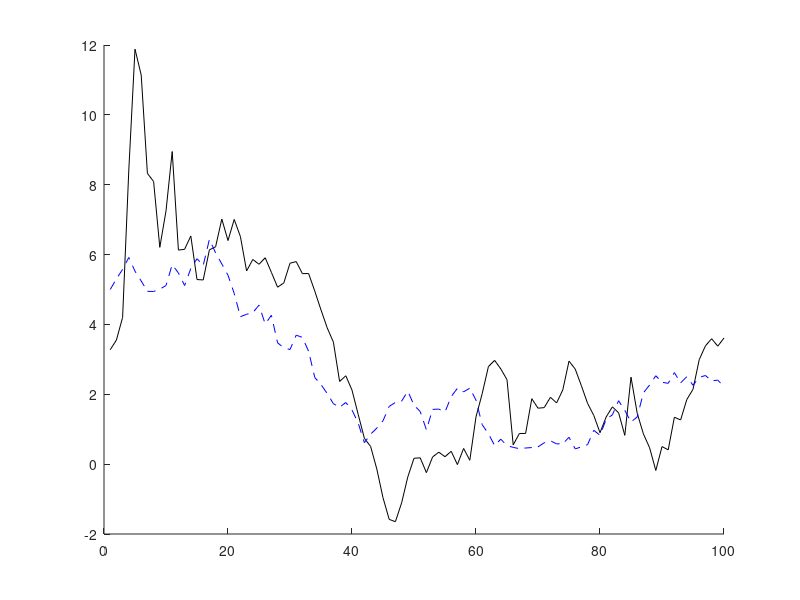
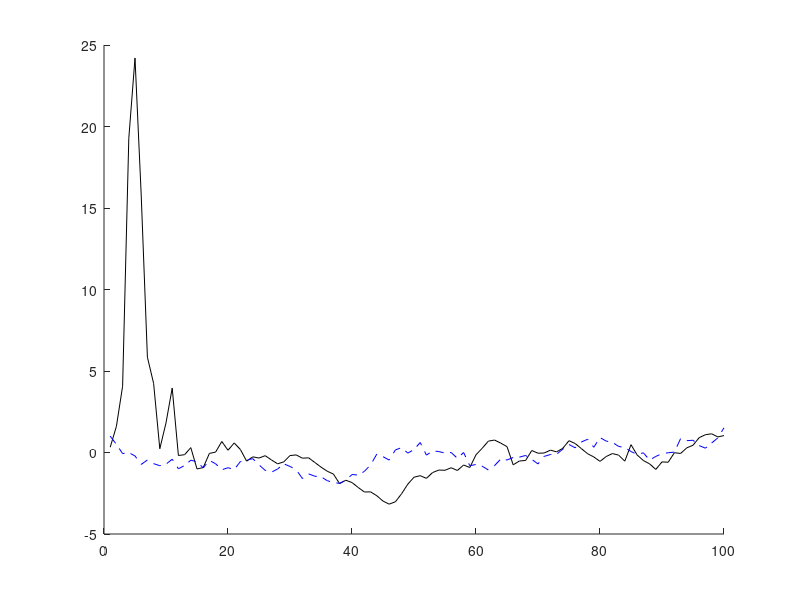
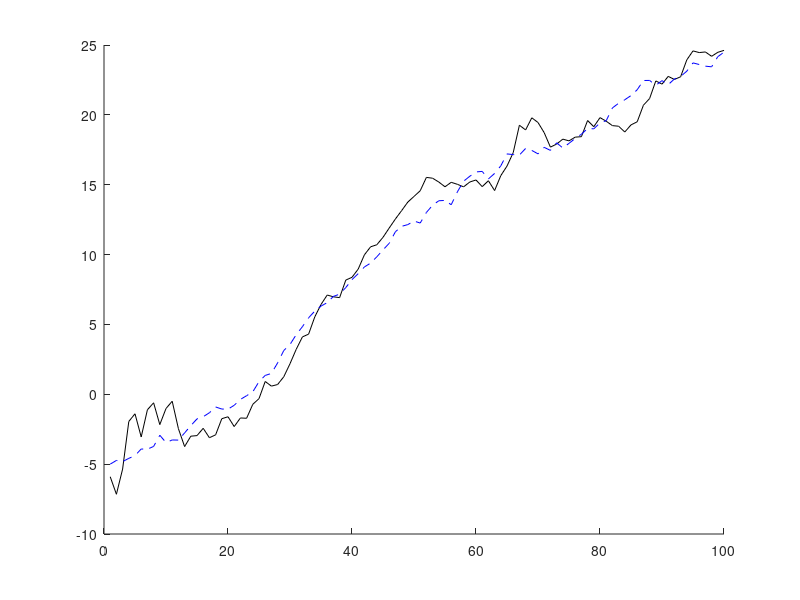
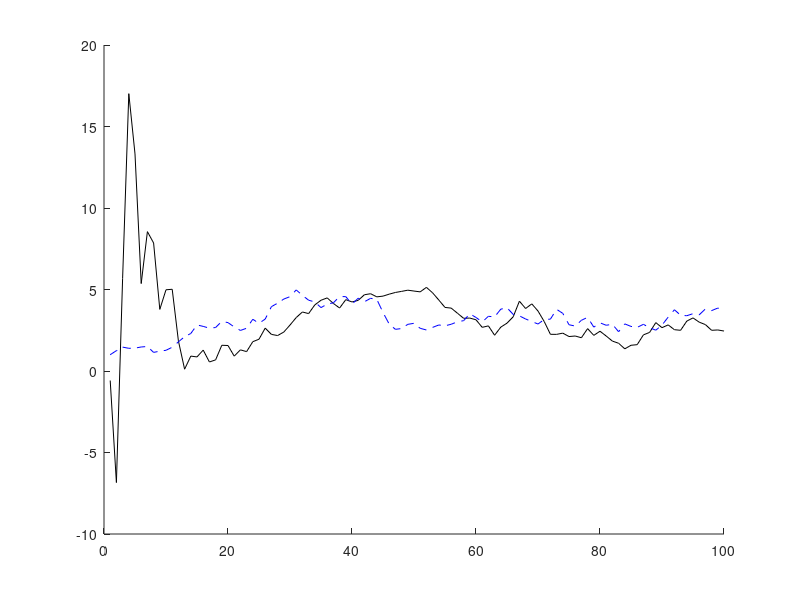

MATLAB code for these plots, in order:
clear;
close all;
clc;

load( "filtreKalman.mat" );
F = [1, T, 0, 0; 0, 1, 0, 0; 0, 0, 1, T; 0, 0, 0, 1];
H = [1, 0, 0, 0; 0, 0, 1, 0];
W = T * diag( [sigma_p^2, sigma_v^2, sigma_p^2, sigma_v^2] );
V = sigma_z^2 * eye( 2 );

X_plot = zeros( 4, N );
X_c = zeros( 4, 1 );
P_c = 1000 * eye( 4 );
Trace = zeros( 1, N );

for k = 0 : N - 1
   X_p = F * X_c;
   P_p = F * P_c * F' + W;

   K = P_p * H' / ( H * P_p * H' + V );
   X_c = X_p + K * ( Z( :, k + 1 ) - H * X_p );
   P_c = P_p - K * H * P_p;
   
   X_plot( :, k + 1 ) = X_c;
   Trace( 1, k + 1 ) = trace( P_c );
end

for k = 1 : 4
    figure( k );
    hold on;
    plot( X_plot( k, : ), 'k' );
    plot( X( k, : ), 'b--' );
end
figure( 5 );
plot( Trace );

